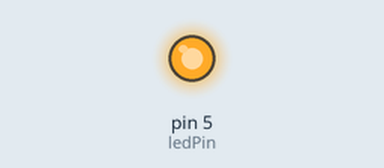
This sketch was run on a simulated Arduino Uno, built with avr-gcc and run on an emulated ATmega328P. Shown: output pins drawn as LEDs (lit = HIGH). What the sketch prints to the serial monitor is not drawn.

Above: at 3.5 s.
At 27.0 s:
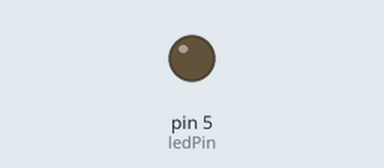
Timing chart, 0 to 61.1 s (numbered marks = the images above):
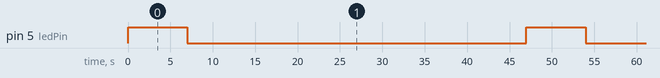

The sketch:

heat.ino
```cpp
const int ledPin = 5;

void setup() {
  pinMode(ledPin, OUTPUT);
  Serial.begin(9600);
}

void loop() {
  digitalWrite(ledPin, HIGH);
  Serial.print("HIGH");
  delay(7000);
  digitalWrite(ledPin, LOW);
  Serial.print("LOW");
  delay(40000);
}
```

Measured:
- by itself, pin 5 (ledPin): alternates HIGH for 7.0 s and LOW for 40.0 s
